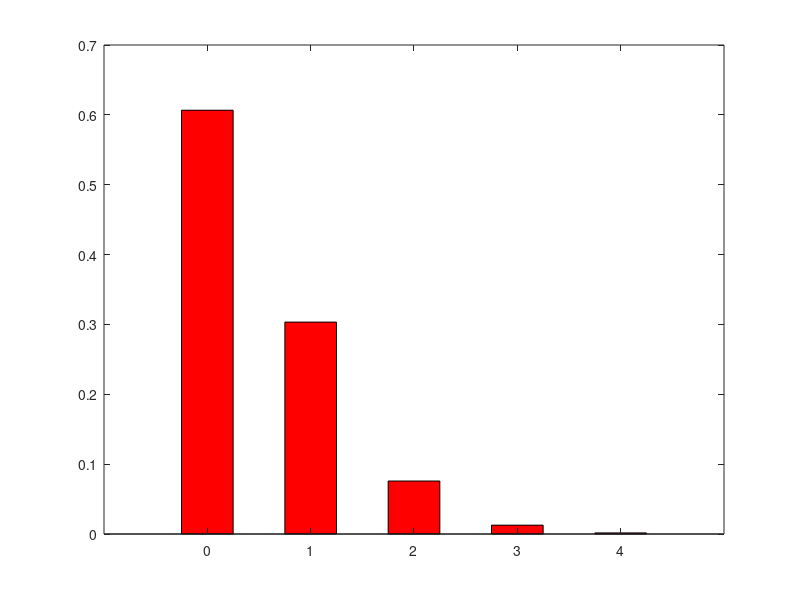
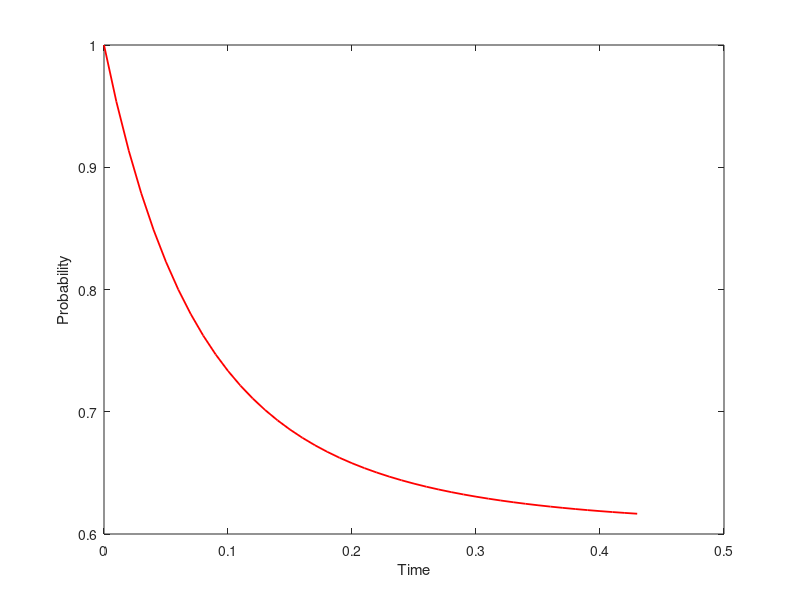
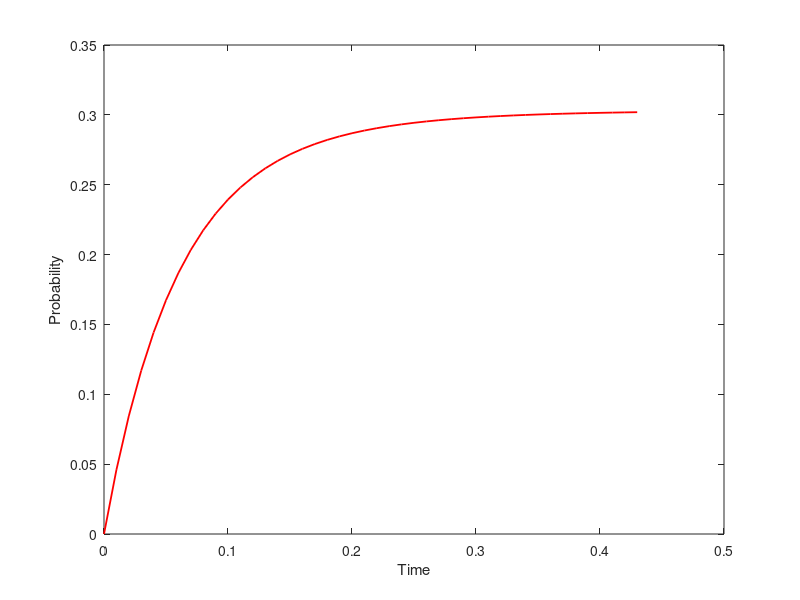
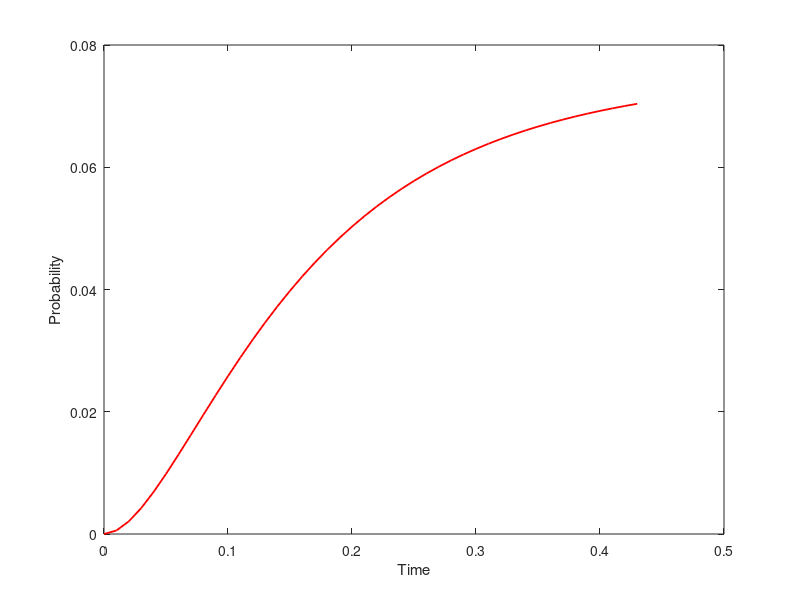

Write the MATLAB code that produced these figures, in order.
pkg load queueing;
clc;
clear all;
close all;

lambda = 5;
mu = 10;
states = [0, 1, 2, 3, 4];
initial_state = [1, 0, 0, 0, 0];

#i
births_B = [lambda, lambda/2, lambda/3, lambda/4];
deaths_D = [mu, mu, mu, mu];

transition_matrix = ctmcbd(births_B, deaths_D);
display(transition_matrix);

#ii
P = ctmc(transition_matrix);
display(P);
figure(1);
bar(states, P, "r", 0.5);

#iii
mean_value = P(2) + 2*P(3) + 3*P(4) + 4*P(5);
display(mean_value); 

#iv
P_blocking = P(5);
display(P_blocking);

#v
for i = 1:1:5 
  index = 0;
  for T = 0 : 0.01 : 50
    index = index + 1;
    P0 = ctmc(transition_matrix, T, initial_state);
    Prob0(index) = P0(i);
    if P0 - P < 0.01
      break;
    endif
  endfor

  T = 0 : 0.01 : T;
  figure(i+1);
  plot(T, Prob0, "r", "linewidth", 1.3);
  xlabel("Time");
  ylabel("Probability");
 endfor
 
 
 
 